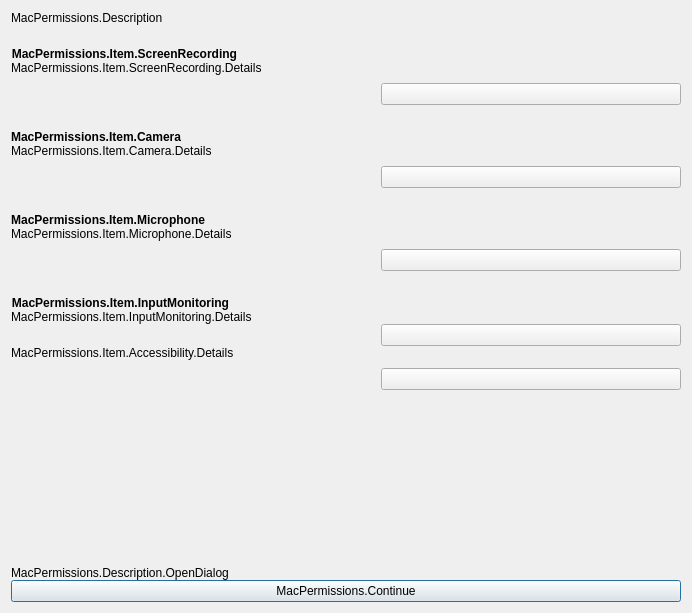
<?xml version="1.0" encoding="UTF-8"?>
<ui version="4.0">
 <class>OBSPermissions</class>
 <widget class="QDialog" name="OBSPermissions">
  <property name="geometry">
   <rect>
    <x>0</x>
    <y>0</y>
    <width>692</width>
    <height>613</height>
   </rect>
  </property>
  <property name="sizePolicy">
   <sizepolicy hsizetype="Minimum" vsizetype="Minimum">
    <horstretch>0</horstretch>
    <verstretch>0</verstretch>
   </sizepolicy>
  </property>
  <property name="minimumSize">
   <size>
    <width>0</width>
    <height>0</height>
   </size>
  </property>
  <property name="windowTitle">
   <string>MacPermissions.Title</string>
  </property>
  <property name="windowIcon">
   <iconset resource="obs.qrc">
    <normaloff>:/res/images/obs-testt.png</normaloff>:/res/images/obs-testt.png</iconset>
  </property>
  <property name="styleSheet">
   <string notr="true"/>
  </property>
  <layout class="QGridLayout" name="gridLayout_2">
   <item row="0" column="0">
    <layout class="QVBoxLayout" name="verticalLayout">
     <property name="spacing">
      <number>0</number>
     </property>
     <property name="sizeConstraint">
      <enum>QLayout::SetNoConstraint</enum>
     </property>
     <property name="leftMargin">
      <number>0</number>
     </property>
     <property name="topMargin">
      <number>0</number>
     </property>
     <property name="rightMargin">
      <number>0</number>
     </property>
     <property name="bottomMargin">
      <number>0</number>
     </property>
     <item>
      <layout class="QVBoxLayout" name="verticalLayout_7">
       <item>
        <widget class="QLabel" name="label">
         <property name="text">
          <string>MacPermissions.Description</string>
         </property>
         <property name="wordWrap">
          <bool>true</bool>
         </property>
        </widget>
       </item>
       <item>
        <layout class="QGridLayout" name="gridLayout">
         <item row="1" column="0">
          <spacer name="verticalSpacer">
           <property name="orientation">
            <enum>Qt::Vertical</enum>
           </property>
           <property name="sizeHint" stdset="0">
            <size>
             <width>20</width>
             <height>40</height>
            </size>
           </property>
          </spacer>
         </item>
         <item row="3" column="0">
          <widget class="QPushButton" name="continueButton">
           <property name="text">
            <string>MacPermissions.Continue</string>
           </property>
          </widget>
         </item>
         <item row="2" column="0">
          <widget class="QLabel" name="label_2">
           <property name="text">
            <string>MacPermissions.Description.OpenDialog</string>
           </property>
           <property name="wordWrap">
            <bool>true</bool>
           </property>
           <property name="bottomMargin" stdset="0">
            <number>8</number>
           </property>
          </widget>
         </item>
         <item row="0" column="0">
          <layout class="QFormLayout" name="formLayout">
           <property name="fieldGrowthPolicy">
            <enum>QFormLayout::AllNonFixedFieldsGrow</enum>
           </property>
           <property name="rowWrapPolicy">
            <enum>QFormLayout::WrapAllRows</enum>
           </property>
           <property name="topMargin">
            <number>22</number>
           </property>
           <property name="bottomMargin">
            <number>0</number>
           </property>
           <item row="0" column="0">
            <widget class="QLabel" name="label_4">
             <property name="font">
              <font>
               <bold>true</bold>
              </font>
             </property>
             <property name="text">
              <string>MacPermissions.Item.ScreenRecording</string>
             </property>
             <property name="alignment">
              <set>Qt::AlignRight|Qt::AlignTrailing|Qt::AlignVCenter</set>
             </property>
            </widget>
           </item>
           <item row="0" column="1">
            <widget class="QLabel" name="label_5">
             <property name="text">
              <string>MacPermissions.Item.ScreenRecording.Details</string>
             </property>
            </widget>
           </item>
           <item row="1" column="1">
            <layout class="QHBoxLayout" name="horizontalLayout">
             <property name="topMargin">
              <number>8</number>
             </property>
             <property name="bottomMargin">
              <number>25</number>
             </property>
             <item>
              <spacer name="horizontalSpacer">
               <property name="orientation">
                <enum>Qt::Horizontal</enum>
               </property>
               <property name="sizeHint" stdset="0">
                <size>
                 <width>40</width>
                 <height>20</height>
                </size>
               </property>
              </spacer>
             </item>
             <item>
              <widget class="QPushButton" name="capturePermissionButton">
               <property name="sizePolicy">
                <sizepolicy hsizetype="Fixed" vsizetype="Fixed">
                 <horstretch>0</horstretch>
                 <verstretch>0</verstretch>
                </sizepolicy>
               </property>
               <property name="minimumSize">
                <size>
                 <width>300</width>
                 <height>0</height>
                </size>
               </property>
               <property name="maximumSize">
                <size>
                 <width>300</width>
                 <height>16777215</height>
                </size>
               </property>
               <property name="baseSize">
                <size>
                 <width>300</width>
                 <height>0</height>
                </size>
               </property>
              </widget>
             </item>
            </layout>
           </item>
           <item row="2" column="0">
            <widget class="QLabel" name="label_7">
             <property name="font">
              <font>
               <bold>true</bold>
              </font>
             </property>
             <property name="text">
              <string>MacPermissions.Item.Camera</string>
             </property>
             <property name="alignment">
              <set>Qt::AlignRight|Qt::AlignTrailing|Qt::AlignVCenter</set>
             </property>
            </widget>
           </item>
           <item row="2" column="1">
            <widget class="QLabel" name="label_8">
             <property name="text">
              <string>MacPermissions.Item.Camera.Details</string>
             </property>
             <property name="wordWrap">
              <bool>true</bool>
             </property>
            </widget>
           </item>
           <item row="3" column="1">
            <layout class="QHBoxLayout" name="horizontalLayout_2">
             <property name="topMargin">
              <number>8</number>
             </property>
             <property name="bottomMargin">
              <number>25</number>
             </property>
             <item>
              <spacer name="horizontalSpacer_2">
               <property name="orientation">
                <enum>Qt::Horizontal</enum>
               </property>
               <property name="sizeHint" stdset="0">
                <size>
                 <width>40</width>
                 <height>20</height>
                </size>
               </property>
              </spacer>
             </item>
             <item>
              <widget class="QPushButton" name="videoPermissionButton">
               <property name="sizePolicy">
                <sizepolicy hsizetype="Fixed" vsizetype="Fixed">
                 <horstretch>0</horstretch>
                 <verstretch>0</verstretch>
                </sizepolicy>
               </property>
               <property name="minimumSize">
                <size>
                 <width>300</width>
                 <height>0</height>
                </size>
               </property>
               <property name="maximumSize">
                <size>
                 <width>300</width>
                 <height>16777215</height>
                </size>
               </property>
               <property name="baseSize">
                <size>
                 <width>300</width>
                 <height>0</height>
                </size>
               </property>
              </widget>
             </item>
            </layout>
           </item>
           <item row="4" column="0">
            <widget class="QLabel" name="label_9">
             <property name="font">
              <font>
               <bold>true</bold>
              </font>
             </property>
             <property name="text">
              <string>MacPermissions.Item.Microphone</string>
             </property>
             <property name="alignment">
              <set>Qt::AlignRight|Qt::AlignTrailing|Qt::AlignVCenter</set>
             </property>
            </widget>
           </item>
           <item row="4" column="1">
            <widget class="QLabel" name="label_10">
             <property name="text">
              <string>MacPermissions.Item.Microphone.Details</string>
             </property>
            </widget>
           </item>
           <item row="5" column="1">
            <layout class="QHBoxLayout" name="horizontalLayout_4">
             <property name="topMargin">
              <number>8</number>
             </property>
             <property name="bottomMargin">
              <number>25</number>
             </property>
             <item>
              <spacer name="horizontalSpacer_3">
               <property name="orientation">
                <enum>Qt::Horizontal</enum>
               </property>
               <property name="sizeHint" stdset="0">
                <size>
                 <width>40</width>
                 <height>20</height>
                </size>
               </property>
              </spacer>
             </item>
             <item>
              <widget class="QPushButton" name="audioPermissionButton">
               <property name="sizePolicy">
                <sizepolicy hsizetype="Fixed" vsizetype="Fixed">
                 <horstretch>0</horstretch>
                 <verstretch>0</verstretch>
                </sizepolicy>
               </property>
               <property name="minimumSize">
                <size>
                 <width>300</width>
                 <height>0</height>
                </size>
               </property>
               <property name="maximumSize">
                <size>
                 <width>300</width>
                 <height>16777215</height>
                </size>
               </property>
               <property name="baseSize">
                <size>
                 <width>300</width>
                 <height>0</height>
                </size>
               </property>
              </widget>
             </item>
            </layout>
           </item>
           <item row="6" column="0">
            <widget class="QLabel" name="label_3">
             <property name="font">
              <font>
               <bold>true</bold>
              </font>
             </property>
             <property name="text">
              <string>MacPermissions.Item.InputMonitoring</string>
             </property>
             <property name="alignment">
              <set>Qt::AlignRight|Qt::AlignTrailing|Qt::AlignVCenter</set>
             </property>
            </widget>
           </item>
           <item row="6" column="1">
            <widget class="QLabel" name="label_13">
             <property name="text">
              <string>MacPermissions.Item.InputMonitoring.Details</string>
             </property>
             <property name="wordWrap">
              <bool>true</bool>
             </property>
            </widget>
           </item>
           <item row="7" column="1">
            <layout class="QHBoxLayout" name="horizontalLayout_5">
             <property name="sizeConstraint">
              <enum>QLayout::SetDefaultConstraint</enum>
             </property>
             <item>
              <widget class="QWidget"/>
             </item>
             <item>
              <widget class="QPushButton" name="inputMonitoringPermissionButton">
               <property name="sizePolicy">
                <sizepolicy hsizetype="Fixed" vsizetype="Fixed">
                 <horstretch>0</horstretch>
                 <verstretch>0</verstretch>
                </sizepolicy>
               </property>
               <property name="minimumSize">
                <size>
                 <width>300</width>
                 <height>0</height>
                </size>
               </property>
               <property name="maximumSize">
                <size>
                 <width>300</width>
                 <height>16777215</height>
                </size>
               </property>
               <property name="baseSize">
                <size>
                 <width>300</width>
                 <height>0</height>
                </size>
               </property>
              </widget>
             </item>
            </layout>
           </item>
           <item row="8" column="1">
            <widget class="QLabel" name="accessibilityPermissionLabel">
             <property name="text">
              <string>MacPermissions.Item.Accessibility.Details</string>
             </property>
             <property name="wordWrap">
              <bool>true</bool>
             </property>
            </widget>
           </item>
           <item row="9" column="1">
            <layout class="QHBoxLayout" name="horizontalLayout_6">
             <property name="sizeConstraint">
              <enum>QLayout::SetDefaultConstraint</enum>
             </property>
             <property name="topMargin">
              <number>8</number>
             </property>
             <property name="bottomMargin">
              <number>25</number>
             </property>
             <item>
              <spacer name="horizontalSpacer_4">
               <property name="orientation">
                <enum>Qt::Horizontal</enum>
               </property>
               <property name="sizeHint" stdset="0">
                <size>
                 <width>40</width>
                 <height>20</height>
                </size>
               </property>
              </spacer>
             </item>
             <item>
              <widget class="QPushButton" name="accessibilityPermissionButton">
               <property name="sizePolicy">
                <sizepolicy hsizetype="Fixed" vsizetype="Fixed">
                 <horstretch>0</horstretch>
                 <verstretch>0</verstretch>
                </sizepolicy>
               </property>
               <property name="minimumSize">
                <size>
                 <width>300</width>
                 <height>0</height>
                </size>
               </property>
               <property name="maximumSize">
                <size>
                 <width>300</width>
                 <height>16777215</height>
                </size>
               </property>
               <property name="baseSize">
                <size>
                 <width>300</width>
                 <height>0</height>
                </size>
               </property>
              </widget>
             </item>
            </layout>
           </item>
          </layout>
         </item>
        </layout>
       </item>
      </layout>
     </item>
    </layout>
   </item>
  </layout>
 </widget>
 <resources>
  <include location="obs.qrc"/>
 </resources>
 <connections/>
</ui>
